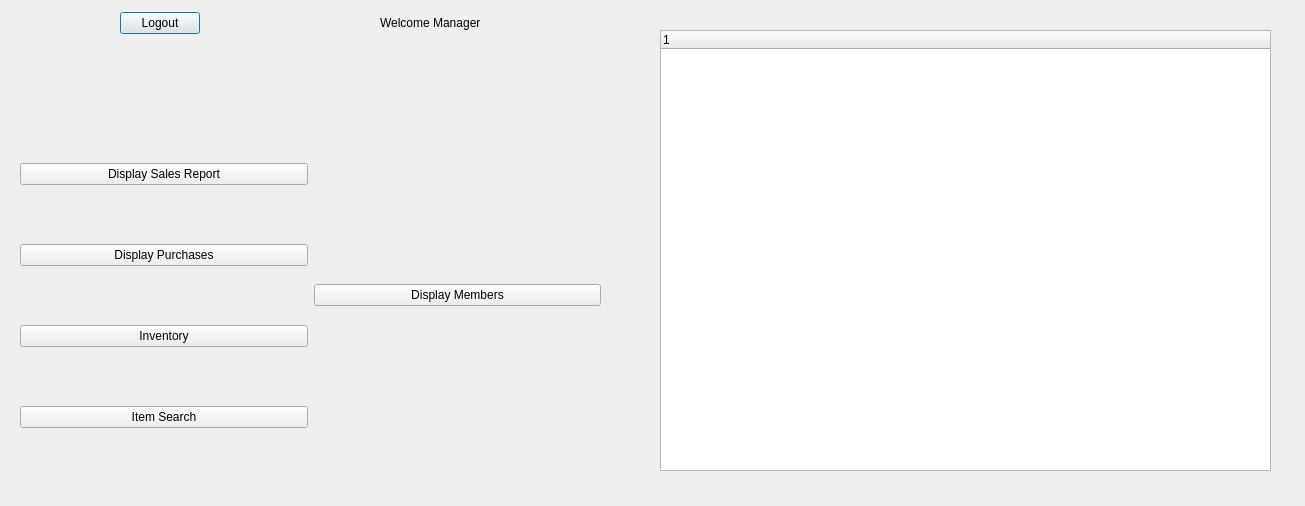
<?xml version="1.0" encoding="UTF-8"?>
<ui version="4.0">
 <class>ManagerWindow</class>
 <widget class="QDialog" name="ManagerWindow">
  <property name="geometry">
   <rect>
    <x>0</x>
    <y>0</y>
    <width>1305</width>
    <height>506</height>
   </rect>
  </property>
  <property name="windowTitle">
   <string>Dialog</string>
  </property>
  <widget class="QWidget" name="layoutWidget">
   <property name="geometry">
    <rect>
     <x>120</x>
     <y>10</y>
     <width>361</width>
     <height>26</height>
    </rect>
   </property>
   <layout class="QHBoxLayout" name="horizontalLayout">
    <item>
     <widget class="QPushButton" name="PushButton_BackTMain">
      <property name="text">
       <string>Logout</string>
      </property>
     </widget>
    </item>
    <item>
     <spacer name="horizontalSpacer">
      <property name="orientation">
       <enum>Qt::Horizontal</enum>
      </property>
      <property name="sizeHint" stdset="0">
       <size>
        <width>40</width>
        <height>20</height>
       </size>
      </property>
     </spacer>
    </item>
    <item>
     <widget class="QLabel" name="label_welcomeManager">
      <property name="text">
       <string>Welcome Manager</string>
      </property>
     </widget>
    </item>
   </layout>
  </widget>
  <widget class="QWidget" name="layoutWidget_2">
   <property name="geometry">
    <rect>
     <x>20</x>
     <y>110</y>
     <width>581</width>
     <height>371</height>
    </rect>
   </property>
   <layout class="QHBoxLayout" name="horizontalLayout_2">
    <item>
     <layout class="QVBoxLayout" name="verticalLayout">
      <item>
       <widget class="QPushButton" name="PushButton_displaySalesReport">
        <property name="text">
         <string>Display Sales Report</string>
        </property>
        <property name="iconSize">
         <size>
          <width>16</width>
          <height>16</height>
         </size>
        </property>
       </widget>
      </item>
      <item>
       <widget class="QPushButton" name="PushButton_displayPurchases">
        <property name="text">
         <string>Display Purchases</string>
        </property>
       </widget>
      </item>
      <item>
       <widget class="QPushButton" name="PushButton_inventory">
        <property name="text">
         <string>Inventory</string>
        </property>
       </widget>
      </item>
      <item>
       <widget class="QPushButton" name="PushButton_itemSearch">
        <property name="text">
         <string>Item Search</string>
        </property>
       </widget>
      </item>
     </layout>
    </item>
    <item>
     <widget class="QPushButton" name="PushButton_displayMembers">
      <property name="text">
       <string>Display Members</string>
      </property>
     </widget>
    </item>
   </layout>
  </widget>
  <widget class="QTreeWidget" name="ManagerTable">
   <property name="geometry">
    <rect>
     <x>660</x>
     <y>30</y>
     <width>611</width>
     <height>441</height>
    </rect>
   </property>
   <column>
    <property name="text">
     <string notr="true">1</string>
    </property>
   </column>
  </widget>
 </widget>
 <resources/>
 <connections/>
</ui>
